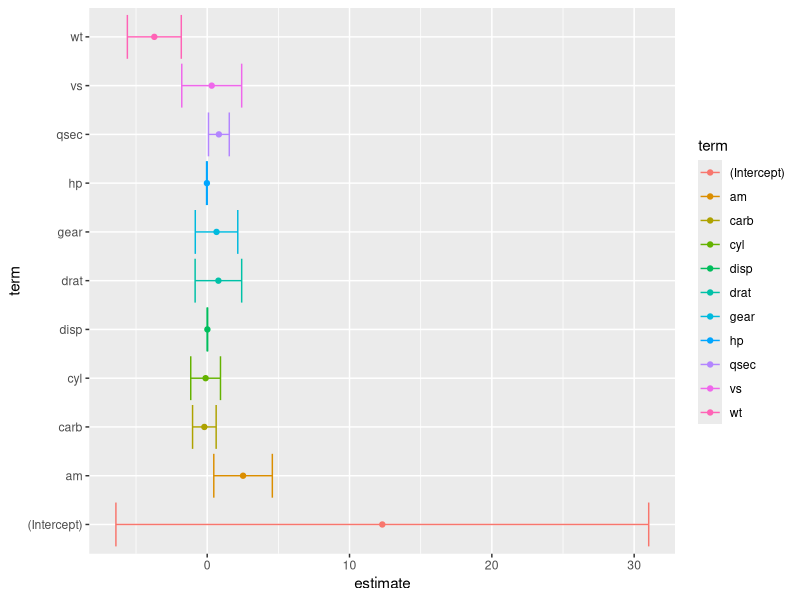

This chart was generated by the following R code: (Note: this script raises an error after producing the figure.)
## ---- chunk 1
library(tibble)
library(tidyr)
library(dplyr)
library(broom)
library(ggplot2)

setwd("~/Desktop/R_class/case study 3")
## ---- chunk 2
data(mtcars)
names(mtcars)
## ---- chunk 3
results <- lm(mpg ~ ., data = mtcars)
summary(results)

td <- broom::tidy(results)
td$conf.low <- td$estimate - td$std.error
td$conf.high <- td$estimate + td$std.error
## ---- chunk 4
ggplot2::ggplot(td, aes(estimate, term, color = term)) + 
  geom_point() + 
  geom_errorbarh(aes(xmin = conf.low, xmax = conf.high))
## ---- chunk 5
results2 <- mtcars %>% dplyr::group_by(cyl) %>%  dplyr::do(fit = lm(mpg ~ ., data = .))

td <- results2 %>% broom::tidy(fit)

td$conf.low <- td$estimate - td$std.error
td$conf.high <- td$estimate + td$std.error
## ---- chunk 6
ggplot2::ggplot(td, aes(estimate, term, color = term)) + 
  geom_point() + 
  geom_errorbarh(aes(xmin = conf.low, xmax = conf.high)) + 
  facet_grid(.~cyl)

## ---- chunk 7
td_wide <- td %>% dplyr::select(cyl, term, estimate) %>% tidyr::spread(term, estimate)
as_tibble(td_wide)
